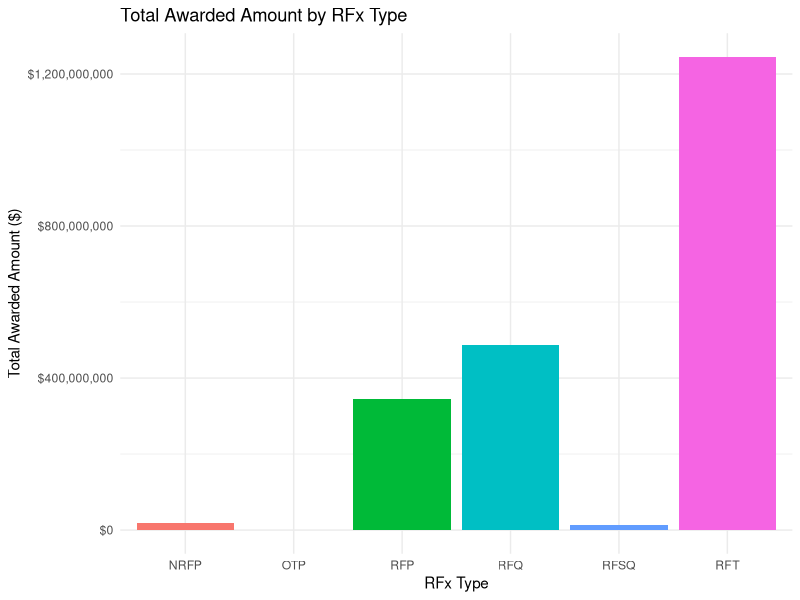
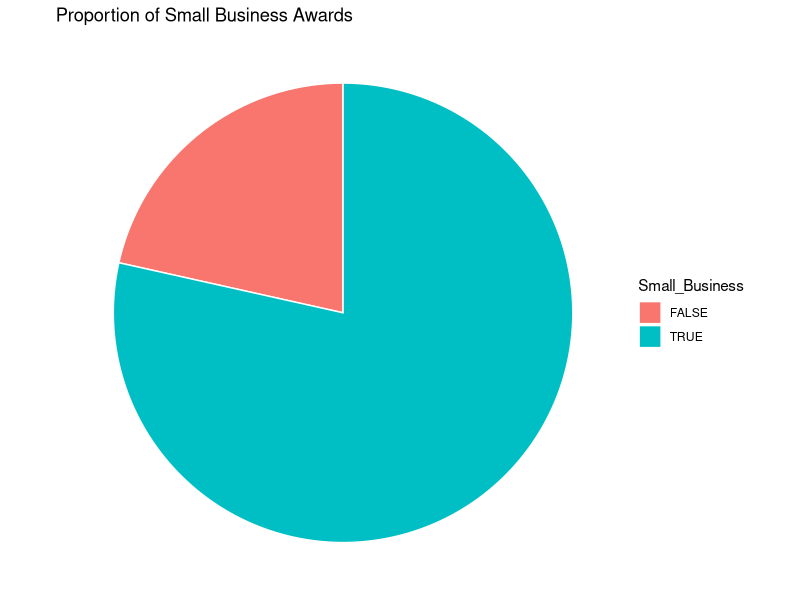
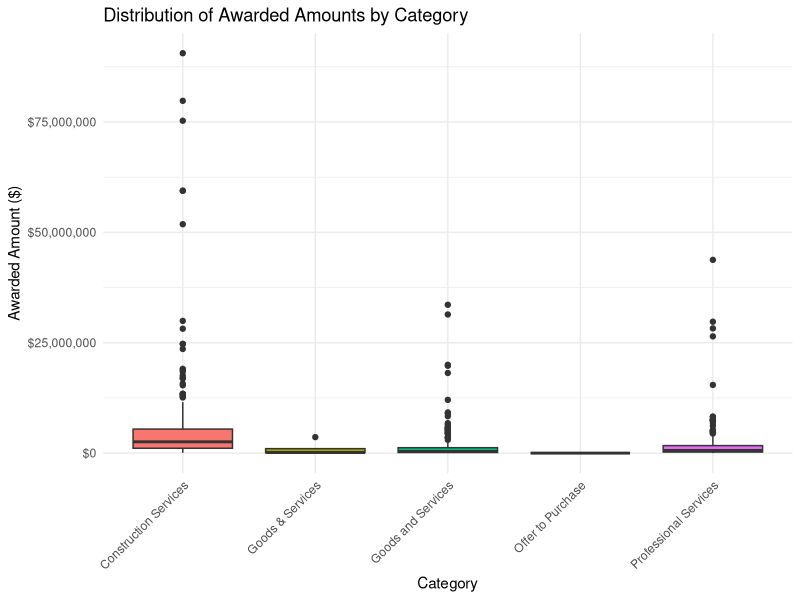
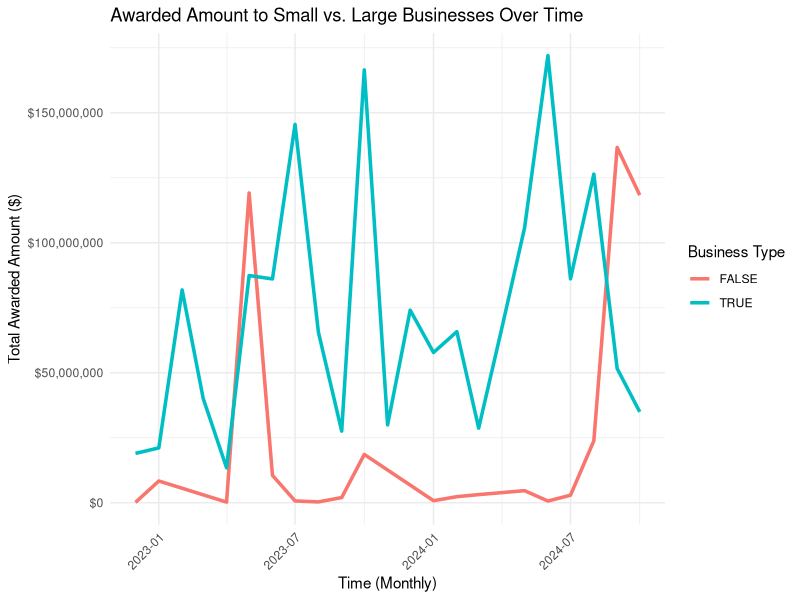
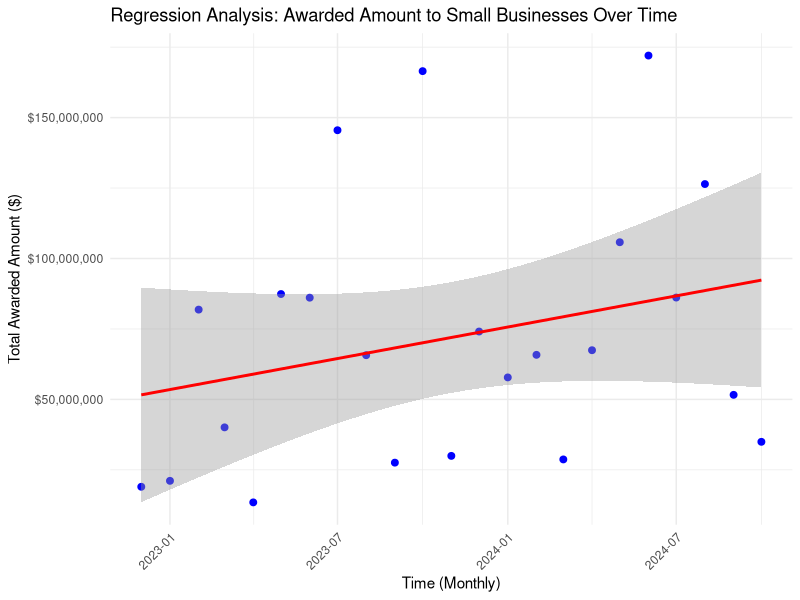
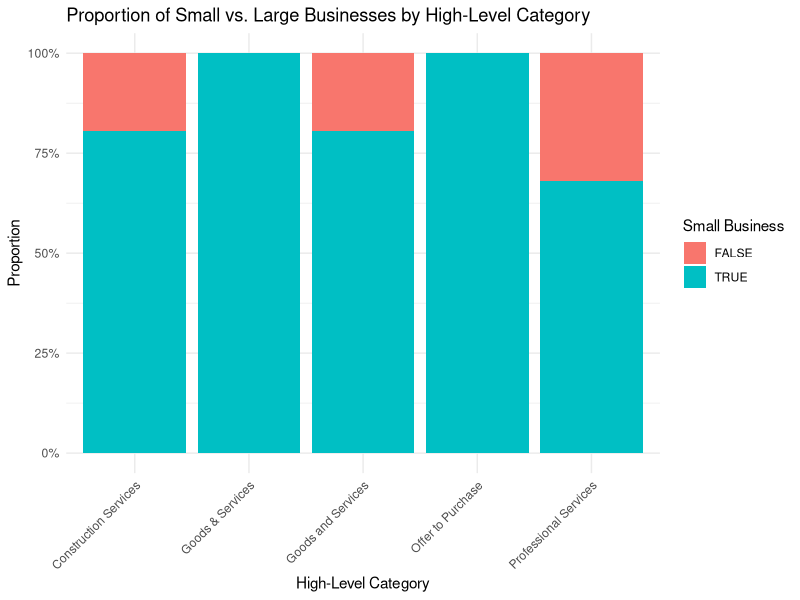
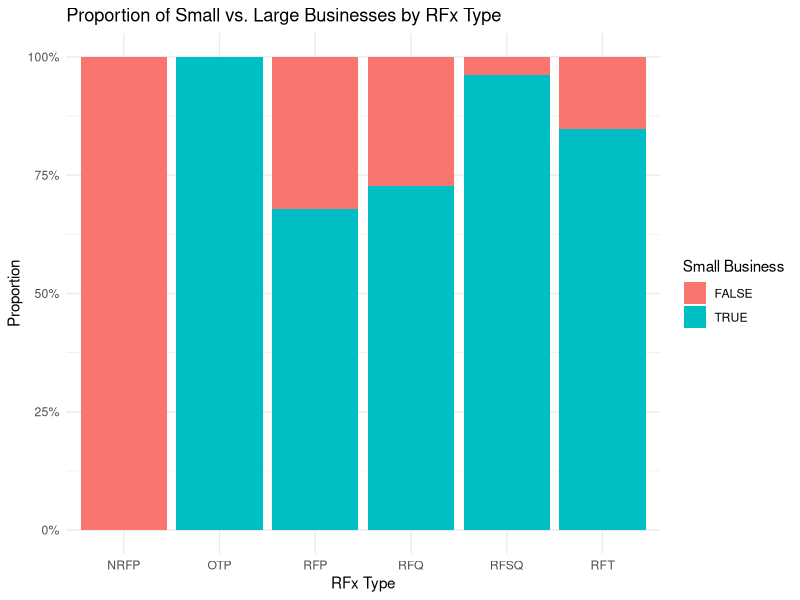

These figures' R source, in order:
## ---- chunk 1
#| include: false
#| warning: false
#| message: false

library(tidyverse)
library(dplyr)
library(ggplot2)
library(scales)
library(lubridate)
library(knitr)

# load data
Contract_data <- read_csv(here::here("data/02-analysis_data/analysis_data.csv"))

## ---- chunk 2
#| label: tbl-Table1
#| tbl-cap: Data Preview
#| echo: false
#| warning: false
#| message: false


# Display the table preview
kable(head(Contract_data), 
      caption = "Data Preview", 
      align = 'l', 
      col.names = c("Unique ID", "Document Number", "RFx Type", 
                    "High Level Category", "Successful Supplier", 
                    "Awarded Amount ($)", "Award Date", 
                    "Division", "Small Business"))
## ---- chunk 3
#| label: fig-bargraph 
#| fig-cap: Bar graph 
#| echo: false
#| warning: false
#| message: false

# Summarize awarded amounts by RFx Type
rfx_summary <- Contract_data %>%
  group_by(RFx_Type) %>%
  summarise(Total_Awarded = sum(Awarded_Amount, na.rm = TRUE)) %>%
  arrange(desc(Total_Awarded))

# Bar plot: Total Awarded Amount by RFx Type
ggplot(rfx_summary, aes(x = RFx_Type, y = Total_Awarded, fill = RFx_Type)) +
  geom_bar(stat = "identity", show.legend = FALSE) +
  scale_y_continuous(labels = dollar_format()) +
  labs(title = "Total Awarded Amount by RFx Type",
       x = "RFx Type",
       y = "Total Awarded Amount ($)") +
  theme_minimal()
## ---- chunk 4
#| label: fig-PieChart
#| fig-cap: Proportion of Small Business Awards
#| echo: false
#| warning: false
#| message: false

# Pie chart: Proportion of Small Business Awards
small_business_summary <- Contract_data %>%
  group_by(Small_Business) %>%
  summarise(Total_Awarded = sum(Awarded_Amount, na.rm = TRUE))

ggplot(small_business_summary, aes(x = "", y = Total_Awarded, fill = Small_Business)) +
  geom_bar(stat = "identity", width = 1, color = "white") +
  coord_polar(theta = "y") +
  labs(title = "Proportion of Small Business Awards",
       x = NULL,
       y = NULL) +
  theme_void()

## ---- chunk 5
#| label: fig-Boxplot
#| fig-cap: Awarded Amounts by High-Level Category
#| echo: false
#| warning: false
#| message: false

# Box plot: Awarded Amounts by High-Level Category
ggplot(Contract_data, aes(x = High_Level_Category, y = Awarded_Amount, fill = High_Level_Category)) +
  geom_boxplot(show.legend = FALSE) +
  scale_y_continuous(labels = dollar_format()) +
  labs(title = "Distribution of Awarded Amounts by Category",
       x = "Category",
       y = "Awarded Amount ($)") +
  theme_minimal() +
  theme(axis.text.x = element_text(angle = 45, hjust = 1))


## ---- chunk 6
#| label: fig-Timeseries
#| fig-cap: Awarded Amounts Over Time
#| echo: false
#| warning: false
#| message: false

# Load necessary libraries
library(ggplot2)
library(dplyr)
library(lubridate)


# Summarize awarded amounts by month and business type
time_series_data <- Contract_data %>%
  mutate(Month = floor_date(Award_Date, "month")) %>%
  group_by(Month, Small_Business) %>%
  summarise(Total_Awarded = sum(Awarded_Amount, na.rm = TRUE)) %>%
  ungroup()

# Plot the time series
ggplot(time_series_data, aes(x = Month, y = Total_Awarded, color = Small_Business)) +
  geom_line(size = 1.2) +
  labs(title = "Awarded Amount to Small vs. Large Businesses Over Time",
       x = "Time (Monthly)",
       y = "Total Awarded Amount ($)",
       color = "Business Type") +
  theme_minimal() +
  scale_y_continuous(labels = scales::dollar_format()) +
  theme(axis.text.x = element_text(angle = 45, hjust = 1))

## ---- chunk 7

#| label: fig-TimeseriesSmall
#| fig-cap: Awarded Amounts Over Time
#| echo: false
#| warning: false
#| message: false

small_business_data <- Contract_data %>% 
  filter(Small_Business == TRUE) %>% 
  mutate(Month = floor_date(Award_Date, "month"))

# Aggregate awarded amounts by month for small businesses
regression_data <- small_business_data %>%
  group_by(Month) %>%
  summarise(Total_Awarded = sum(Awarded_Amount, na.rm = TRUE)) %>%
  ungroup()

# Add a numeric time variable for regression
regression_data$Time <- as.numeric(regression_data$Month)

# Fit a linear regression model
model <- lm(Total_Awarded ~ Time, data = regression_data)
summary(model)

# Plot the results
ggplot(regression_data, aes(x = Month, y = Total_Awarded)) +
  geom_point(color = "blue", size = 2) +
  geom_smooth(method = "lm", color = "red", se = TRUE) +
  labs(title = "Regression Analysis: Awarded Amount to Small Businesses Over Time",
       x = "Time (Monthly)",
       y = "Total Awarded Amount ($)") +
  theme_minimal() +
  scale_y_continuous(labels = scales::dollar_format()) +
  theme(axis.text.x = element_text(angle = 45, hjust = 1))

## ---- chunk 8
#| label: fig-bar1
#| fig-cap: Awarded Amounts Over Time
#| echo: false
#| warning: false
#| message: false


# Calculate proportions of Small and Large Businesses by High-Level Category
category_small_large <- Contract_data %>%
  group_by(High_Level_Category, Small_Business) %>%
  summarise(Total_Awarded = sum(Awarded_Amount, na.rm = TRUE)) %>%
  mutate(Proportion = Total_Awarded / sum(Total_Awarded)) %>%
  ungroup()

# Bar Plot: Proportion of Small vs. Large Businesses by High-Level Category
ggplot(category_small_large, aes(x = High_Level_Category, y = Proportion, fill = Small_Business)) +
  geom_bar(stat = "identity", position = "fill") +
  scale_y_continuous(labels = scales::percent_format()) +
  labs(title = "Proportion of Small vs. Large Businesses by High-Level Category",
       x = "High-Level Category",
       y = "Proportion",
       fill = "Small Business") +
  theme_minimal() +
  theme(axis.text.x = element_text(angle = 45, hjust = 1))



## ---- chunk 9
#| label: fig-bar2
#| fig-cap: Awarded Amounts Over Time
#| echo: false
#| warning: false
#| message: false

# Calculate proportions of Small and Large Businesses by RFx Type
rfx_small_large <- Contract_data %>%
  group_by(RFx_Type, Small_Business) %>%
  summarise(Total_Awarded = sum(Awarded_Amount, na.rm = TRUE)) %>%
  mutate(Proportion = Total_Awarded / sum(Total_Awarded)) %>%
  ungroup()

# Bar Plot: Proportion of Small vs. Large Businesses by RFx Type
ggplot(rfx_small_large, aes(x = RFx_Type, y = Proportion, fill = Small_Business)) +
  geom_bar(stat = "identity", position = "fill") +
  scale_y_continuous(labels = scales::percent_format()) +
  labs(title = "Proportion of Small vs. Large Businesses by RFx Type",
       x = "RFx Type",
       y = "Proportion",
       fill = "Small Business") +
  theme_minimal()

## ---- chunk 10
#| echo: false
#| warning: false
#| message: false

# Logistic regression model
log_model <- glm(Small_Business ~ RFx_Type + High_Level_Category + Awarded_Amount, 
                 data = Contract_data, family = binomial)

# Summary of the model
summary(log_model)


